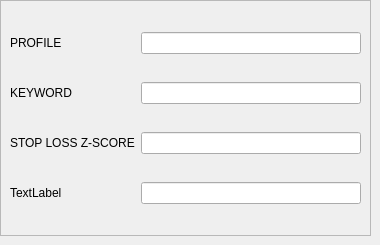
          <widget class="QWidget" name="tab_14">
           <attribute name="title">
            <string>TWITTER</string>
           </attribute>
           <widget class="QFrame" name="frame_9">
            <property name="geometry">
             <rect>
              <x>0</x>
              <y>0</y>
              <width>371</width>
              <height>236</height>
             </rect>
            </property>
            <property name="frameShape">
             <enum>QFrame::StyledPanel</enum>
            </property>
            <property name="frameShadow">
             <enum>QFrame::Raised</enum>
            </property>
            <layout class="QGridLayout" name="gridLayout_4">
             <item row="0" column="0">
              <widget class="QLabel" name="label_16">
               <property name="text">
                <string>PROFILE</string>
               </property>
              </widget>
             </item>
             <item row="0" column="1">
              <widget class="QLineEdit" name="lineEdit_19"/>
             </item>
             <item row="1" column="0">
              <widget class="QLabel" name="label_17">
               <property name="text">
                <string>KEYWORD</string>
               </property>
              </widget>
             </item>
             <item row="1" column="1">
              <widget class="QLineEdit" name="lineEdit_20"/>
             </item>
             <item row="2" column="0">
              <widget class="QLabel" name="label_18">
               <property name="text">
                <string>STOP LOSS Z-SCORE</string>
               </property>
              </widget>
             </item>
             <item row="2" column="1">
              <widget class="QLineEdit" name="lineEdit_21"/>
             </item>
             <item row="3" column="0">
              <widget class="QLabel" name="label_19">
               <property name="text">
                <string>TextLabel</string>
               </property>
              </widget>
             </item>
             <item row="3" column="1">
              <widget class="QLineEdit" name="lineEdit_22"/>
             </item>
            </layout>
           </widget>
          </widget>
